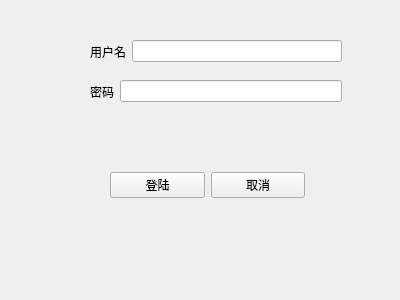
<?xml version="1.0" encoding="UTF-8"?>
<ui version="4.0">
 <class>IdlogPage</class>
 <widget class="QWidget" name="IdlogPage">
  <property name="geometry">
   <rect>
    <x>0</x>
    <y>0</y>
    <width>400</width>
    <height>300</height>
   </rect>
  </property>
  <property name="windowTitle">
   <string>Form</string>
  </property>
  <widget class="QWidget" name="">
   <property name="geometry">
    <rect>
     <x>90</x>
     <y>40</y>
     <width>252</width>
     <height>23</height>
    </rect>
   </property>
   <layout class="QHBoxLayout" name="horizontalLayout">
    <item>
     <widget class="QLabel" name="label">
      <property name="text">
       <string>用户名</string>
      </property>
     </widget>
    </item>
    <item>
     <widget class="QLineEdit" name="NameEdit"/>
    </item>
   </layout>
  </widget>
  <widget class="QWidget" name="">
   <property name="geometry">
    <rect>
     <x>90</x>
     <y>80</y>
     <width>252</width>
     <height>23</height>
    </rect>
   </property>
   <layout class="QHBoxLayout" name="horizontalLayout_2">
    <item>
     <widget class="QLabel" name="label_2">
      <property name="text">
       <string>密码</string>
      </property>
     </widget>
    </item>
    <item>
     <widget class="QLineEdit" name="PasswordEdit">
      <property name="echoMode">
       <enum>QLineEdit::Password</enum>
      </property>
     </widget>
    </item>
   </layout>
  </widget>
  <widget class="QWidget" name="">
   <property name="geometry">
    <rect>
     <x>110</x>
     <y>170</y>
     <width>195</width>
     <height>30</height>
    </rect>
   </property>
   <layout class="QHBoxLayout" name="horizontalLayout_3">
    <item>
     <widget class="QPushButton" name="pushButton">
      <property name="text">
       <string>登陆</string>
      </property>
     </widget>
    </item>
    <item>
     <widget class="QPushButton" name="pushButton_2">
      <property name="text">
       <string>取消</string>
      </property>
     </widget>
    </item>
   </layout>
  </widget>
 </widget>
 <resources/>
 <connections/>
</ui>
